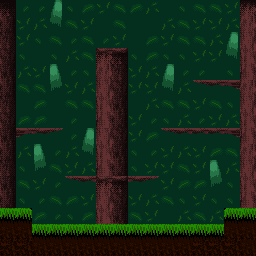

Below is a game level as drawn by its tile map, then a one-line description and the .tmx file that defines it, in full:
An orthogonal 16x16 tile map with 16x16 px tiles, 1 tile layer (Tile Layer 1) and 5 objects (3x Test, PlayerStart, LevelProperties).

<map version="1.10" tiledversion="1.11.2" orientation="orthogonal" renderorder="right-down" width="16" height="16" tilewidth="16" tileheight="16" infinite="0" nextlayerid="7" nextobjectid="18">
 <editorsettings>
  <export target="../DarkForest1.json" format="json" />
 </editorsettings>
 <tileset firstgid="1" source="DarkForest.tsx" />
 <layer id="1" name="Tile Layer 1" width="16" height="16">
  <data encoding="csv">
8,81,81,50,33,17,49,65,17,97,1,33,65,65,49,7,
54,49,97,66,65,49,1,65,1,1,97,65,49,49,97,5,
6,49,33,65,81,65,81,49,1,17,49,65,65,97,50,21,
22,33,1,33,97,65,23,24,33,17,33,33,49,49,66,37,
38,97,49,51,81,33,15,16,49,97,50,81,81,1,33,53,
54,65,65,67,49,97,31,32,49,49,66,97,39,40,41,5,
6,1,17,1,65,65,47,48,1,97,65,65,49,65,33,21,
22,17,17,1,81,1,63,64,49,81,33,97,81,49,97,37,
38,44,45,46,81,50,31,32,49,17,39,40,40,40,41,53,
54,97,51,81,97,66,47,48,33,81,49,97,49,17,65,5,
6,33,67,65,49,97,63,64,33,49,49,65,49,51,97,21,
38,65,49,81,39,40,23,24,45,46,49,17,17,67,33,37,
54,33,81,65,17,49,31,32,49,97,65,33,49,33,33,53,
3,4,17,81,33,17,47,48,65,49,1,97,65,97,2,3,
20,20,3,3,3,3,3,3,3,3,3,3,3,3,18,19,
36,36,19,19,19,19,19,19,19,19,19,19,34,34,34,19
</data>
 </layer>
 <objectgroup id="2" name="Objects">
  <object id="12" name="Test" x="32" y="112" width="16" height="16" />
  <object id="14" name="PlayerStart" x="32" y="192" width="32" height="32" />
  <object id="15" name="LevelProperties" x="0" y="0" width="16" height="16">
   <properties>
    <property name="Music" value="MUSIC_NONE" />
    <property name="Objset" value="0" />
    <property name="Palette" value="Pal_DarkForest" />
    <property name="Tileset" value="Tileset_DarkForest" />
   </properties>
  </object>
  <object id="16" name="Test" x="192" y="208" width="16" height="16" />
  <object id="17" name="Test" x="224" y="112" width="16" height="16" />
 </objectgroup>
</map>